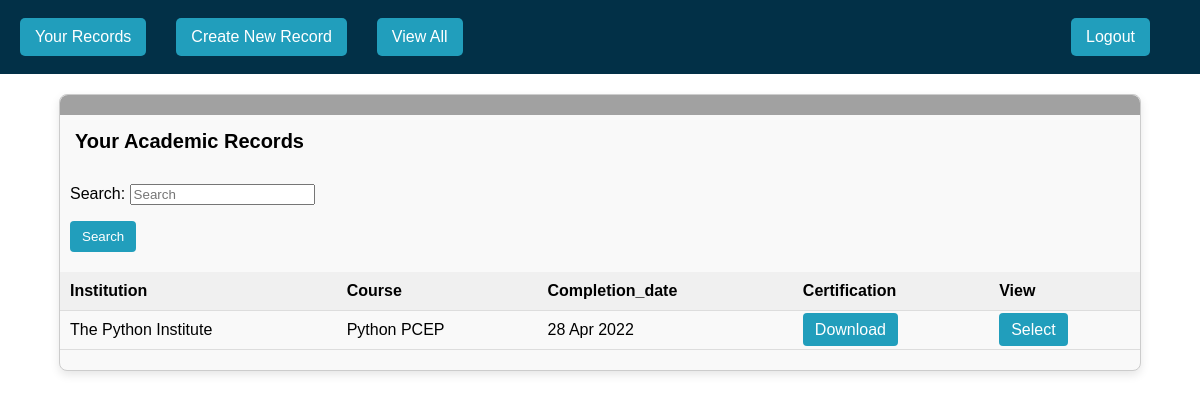
The app's page / (signed in) with its own data.
### records/models.py (models this page shows, shortened)
class Record(models.Model):
    institution = models.CharField(max_length=100)
    course = models.CharField(max_length=100)
    completion_date = models.DateField()
    certification = models.FileField(upload_to="")
    user = models.ForeignKey(User, on_delete=models.CASCADE)

### records/views.py (the view)
# urls.py: path("", views.ViewYourRecords.as_view(), name="index"),
class ViewYourRecords(LoginRequiredMixin, ListView):
    template_name = "records/view_records.html"
    model = Record
    form_class = SearchRecordForm
    context_object_name = "records"
    def get_queryset(self):
        user_id = self.request.user.id
        queryset = super().get_queryset().filter(user_id=user_id)
        form = self.form_class(self.request.GET)
        if form.is_valid():
            query = form.cleaned_data.get("query")
            if query:
                queryset = queryset.filter(
                    Q(institution__icontains=query) |
                    Q(course__icontains=query)
                )
        return queryset
    def get_context_data(self, **kwargs):
        context = super().get_context_data(**kwargs)
        context["admin_view"] = False
        context["fields"] = [
            field.name for field in (Record._meta.get_fields())[1:-1]
        ]
        context["form"] = self.form_class(self.request.GET)
        return context

### records/forms.py
class SearchRecordForm(forms.ModelForm):
    query = forms.CharField(
        required=False,
        label="Search",
        widget=forms.TextInput(attrs={"placeholder": "Search"})
    )
    class Meta:
        model = Record
        fields = []

### records/templates/records/view_records.html (shortened to what this page needs)
{% extends "records/view_records_base.html" %}
{% block table_heading %}
    {% include "records/includes/validate_heading.html" %}
{% endblock %}

### records/templates/records/includes/tabled_records.html (shortened to what this page needs)
<table>
    {% include "records/includes/table_headers.html" %}
    <tbody>
        {% for record in records %}
            <tr>
                <td>{{ record.institution }}</td>
                <td>{{ record.course }}</td>
                <td>{{ record.completion_date }}</td>
                <td><a href="{{ record.certificate.url }}" download class="submit-btn">Download</a></td>
                <td><a href="{% url 'records:record' record.id %}">Select</a></td>
            </tr>
            {% empty %}
            {% include "records/includes/no_results.html" %}
        {% endfor %}
    </tbody>
</table>

### static/css/project.css (style rules this page uses)
html, body { margin: 0; padding: 0; font-family: sans-serif; }

### records/static/records/css/records.css (style rules this page uses)
.browser-window table { width: 100%; border-collapse: collapse; margin: 20px 0; }
.browser-window table th, .browser-window table td { padding: 10px; text-align: left; border-bottom: 1px solid #ddd; }
.browser-window button, a { padding: 8px 12px; background-color: #219EBC; color: white; text-decoration: none; border: none; border-radius: 4px; cursor: pointer; }

### records on screen
Record: institution "The Python Institute", course "Python PCEP", completion_date "28 Apr 2022"

### other values on screen
{{ field|capfirst }} "Institution" "Course" "Completion_date" "Certification"
